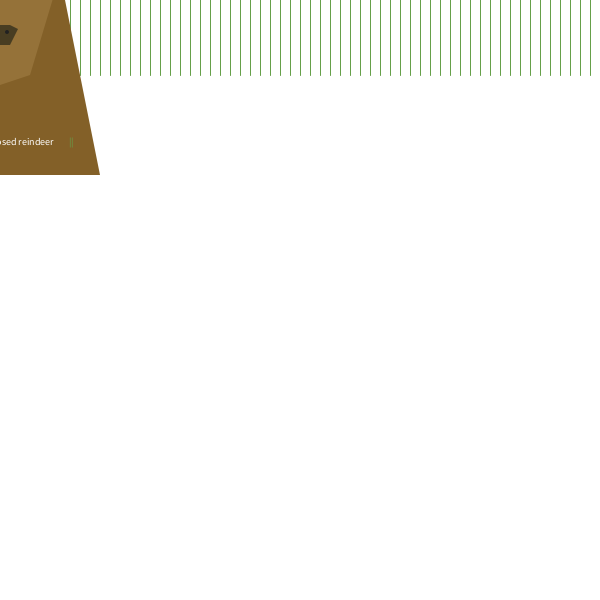
Frame 1 (no input)
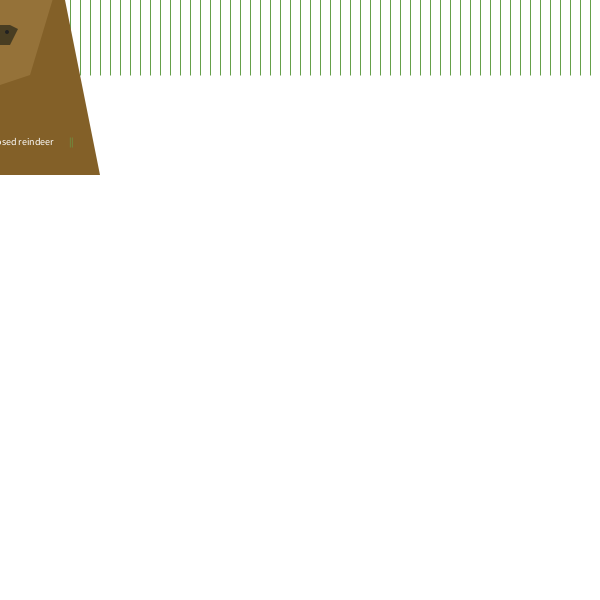
Frame 60 (the mouse pressed at the canvas centre just before this capture)
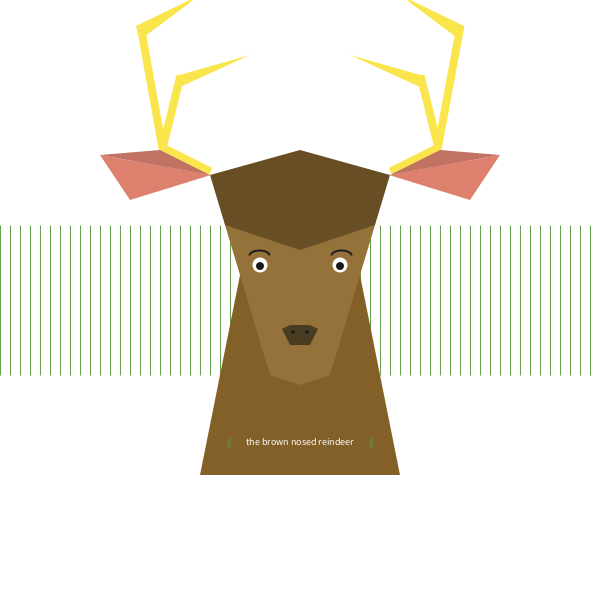
Frame 120 (the mouse held since frame 60 and released just before this capture)

The Processing sketch that drew these frames (run headless with seeded random() and noise(); from frame 60 on, the mouse is pressed at the canvas centre):

// Processing sketch: processing_142463
// ── processing_142463.pde

/*Informàtica GEDI 2013-14
Seminari 1_Elsa Casanova Sampé*/

void setup(){ //fix
  size(600,600);
  background(255);
  cursor(CROSS);

}
  void draw(){ //moviment
    background(255,255,255,1);
    translate(mouseX-300,mouseY-375);

 //gespa
stroke(102,160,74);
strokeWeight(1);
for (int i = -600; i < 1200; i = i+10){
 line(i, 300, i, 450);}

noStroke();
  //coll
fill(131,96,40);
quad(200,550,400,550,350,300,250,300);
  //cap
fill(149,114,57);
quad(270,450,330,450,375,300,225,300);
triangle(270,450,330,450,300,460);
  //superior cap
fill(103,78,37);
quad(225,300,210,250,300,225,300,325);
quad(375,300,390,250,300,225,300,325);
  //nas
fill(72,61,34);
quad(300,420,300,400,280,400,290,420);
quad(300,420,300,400,320,400,310,420);
fill(149,114,57);
triangle(310,390,270,410,270,400);
fill(149,114,57);
triangle(290,390,330,410,330,400);
fill(33);
ellipse(293,407,4,4);
translate(15, 0);
ellipse(292,407,4,4);
translate(-15,0);

 //banyes esquerra
stroke(250,230,76);
strokeWeight(8);
strokeCap(SQUARE);
line(210,246,160,221);
strokeCap(SQUARE);
line(162,223,140,100);
noStroke();
fill(250,230,76);
triangle(136,101,200,70,140,115);
stroke(250,230,76);
strokeWeight(8);
strokeCap(SQUARE);
line(162,223,180,150);
noStroke();
triangle(176,151,250,130,180,162);

 //banyes dreta
stroke(250,230,76);
strokeWeight(8);
strokeCap(SQUARE);
line(390,246,440,221);
strokeCap(SQUARE);
line(438,219,460,100);
noStroke();
fill(250,230,76);
triangle(464,101,400,70,460,115);
stroke(250,230,76);
strokeWeight(8);
strokeCap(SQUARE);
line(438,223,420,150);
noStroke();
triangle(424,151,350,130,420,162);


  //orella esquerra inferior
fill(222,128,110);
triangle(211,250,130,275,100,230);
  //orella esquerra superior
fill(193,114,98);
triangle(210,250,160,225,100,230);
  //orella dreta inferior
fill(222,128,110);
triangle(389,250,470,275,500,230);
  //orella dreta superior
fill(193,114,98);
triangle(390,250,440,225,500,230);

//ulls
fill(255);
ellipse(260,340,15,15);
ellipse(340,340,15,15);
fill(25);
ellipse(260,341,8,8);
ellipse(340,341,8,8);
//pestanyes
noFill();
stroke(30);
strokeWeight(2);
arc(259,330,20,10,PI,TWO_PI);
arc(341,330,20,10,PI,TWO_PI);

 //text
textSize(10);
textAlign(CENTER);
fill(255);
text(" the brown nosed reindeer ",300,520);
fill(102,160,74);
text("|| ",230,520);
text(" ||",370,520);
}

  
